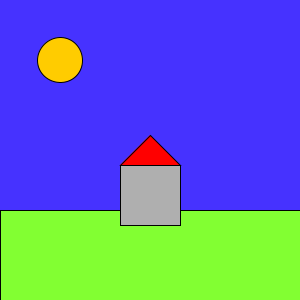
Frame 1 (no input)
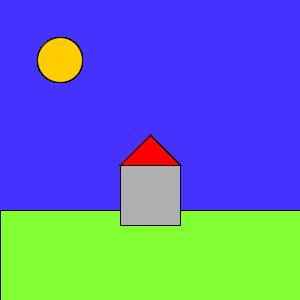
Frame 60 (the mouse pressed at the canvas centre just before this capture)
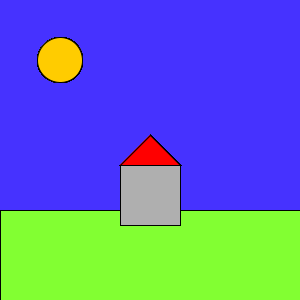
Frame 120 (the mouse held since frame 60 and released just before this capture)

The Processing sketch that drew these frames (run headless with seeded random() and noise(); from frame 60 on, the mouse is pressed at the canvas centre):

// Processing sketch: Week1_Homework
// ── Week1_Homework.pde
//Drawing of a house on a lawn, with the moon in the background.
int moonCenter;
int moonWidth;
int lawnHeight;
int houseX1;
int houseY1;
int houseWidth;
int houseHeight;
int roofX1;
int roofX2;
int roofX3;
int roofY1;
int roofY2;
int roofY3;

// set background color as violet
void setup() {
  size(300, 300);
  background(70, 50, 255);
// set up variables for position of house and roof
  moonCenter = int(width*.2);
  moonWidth = int(width*.15);
  lawnHeight = int(width*.3);
  houseX1 = int(width*.4);
  houseY1 = int(width*.55);
  houseWidth = int(width*.2);
  houseHeight = houseWidth;
  roofX1 = houseX1;
  roofX2 = int(width*.5);
  roofX3 = int(houseX1+houseWidth);
  roofY1 = houseY1;
  roofY2 = int(roofY1 - int(width*.1));
  roofY3 = houseY1;
  
}
// set color as yellow 
void draw() {
  fill(255, 204, 0);
// create moon 
  //ellipse(100, 100, 75, 75);
  ellipse(moonCenter, moonCenter, moonWidth, moonWidth); 
// set color as bright green
  fill(130, 255, 50);
// create lawn (rectangle)
  //rect(0, 350, 500, 150);
  rect(0, int(width-lawnHeight), width, lawnHeight);
// set color to grey
  fill(175);
// create house (square)
  //rect(200, 275, 100, 100);
  rect(houseX1, houseY1, houseWidth, houseHeight);
// set color to red
  fill(255, 0, 0);
// create roof (triangle)
  //triangle(200, 275, 250, 225, 300, 275);
  triangle(roofX1, roofY1, roofX2, roofY2, roofX3, roofY3);
}
